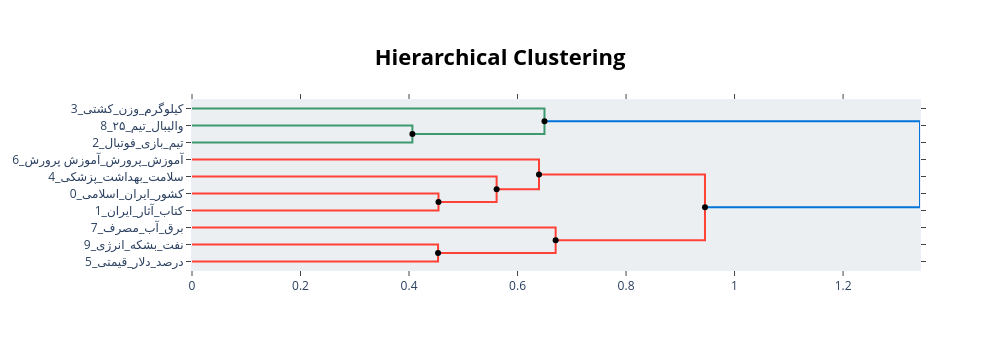

Write notebook code for a chart like this one.
### Code cell
fig = finetuned_topic_model.visualize_hierarchy(
    hierarchical_topics=hierarchical_topics
)

fig.show()

### Figure 1 — Plotly figure (JSON) as saved in the notebook; plotly's stock layout.template omitted (floating-point values rounded to 4 significant figures)
{"data": [{"hoverinfo": "text", "marker": {"color": "rgb(61,153,112)"}, "mode": "lines", "text": ["والیبال_تیم_۲۵_تیم ملی_ایران", "", "", "تیم_بازی_فوتبال_بازیکنان_لیگ"], "type": "scatter", "x": [0.0, 0.4062, 0.4062, 0.0], "xaxis": "x", "y": [-15.0, -15.0, -25.0, -25.0], "yaxis": "y"}, {"hoverinfo": "text", "marker": {"color": "rgb(61,153,112)"}, "mode": "lines", "text": ["کیلوگرم_وزن_کشتی_مدال_مسابقات", "", "", "تیم_بازی_تیم ملی_ایران_ملی"], "type": "scatter", "x": [0.0, 0.6496, 0.6496, 0.4062], "xaxis": "x", "y": [-5.0, -5.0, -20.0, -20.0], "yaxis": "y"}, {"hoverinfo": "text", "marker": {"color": "rgb(255,65,54)"}, "mode": "lines", "text": ["کشور_ایران_اسلامی_جنگ_انقلاب", "", "", "کتاب_آثار_ایران_موسیقی_نمایش"], "type": "scatter", "x": [0.0, 0.4543, 0.4543, 0.0], "xaxis": "x", "y": [-55.0, -55.0, -65.0, -65.0], "yaxis": "y"}, {"hoverinfo": "text", "marker": {"color": "rgb(255,65,54)"}, "mode": "lines", "text": ["سلامت_بهداشت_پزشکی_دارو_بیماری", "", "", "ایران_کشور_اسلامی_جنگ_قرار"], "type": "scatter", "x": [0.0, 0.5614, 0.5614, 0.4543], "xaxis": "x", "y": [-45.0, -45.0, -60.0, -60.0], "yaxis": "y"}, {"hoverinfo": "text", "marker": {"color": "rgb(255,65,54)"}, "mode": "lines", "text": ["آموزش_پرورش_آموزش پرورش_مدارس_دانشآموزان", "", "", "ایران_کشور_اسلامی_جنگ_قرار"], "type": "scatter", "x": [0.0, 0.6395, 0.6395, 0.5614], "xaxis": "x", "y": [-35.0, -35.0, -52.5, -52.5], "yaxis": "y"}, {"hoverinfo": "text", "marker": {"color": "rgb(255,65,54)"}, "mode": "lines", "text": ["نفت_بشکه_انرژی_افزایش_دلار", "", "", "درصد_دلار_قیمتی_تغییرات_کاهش"], "type": "scatter", "x": [0.0, 0.4535, 0.4535, 0.0], "xaxis": "x", "y": [-85.0, -85.0, -95.0, -95.0], "yaxis": "y"}, {"hoverinfo": "text", "marker": {"color": "rgb(255,65,54)"}, "mode": "lines", "text": ["برق_آب_مصرف_انرژی_کشور", "", "", "درصد_دلار_افزایش_نفت_کاهش"], "type": "scatter", "x": [0.0, 0.6702, 0.6702, 0.4535], "xaxis": "x", "y": [-75.0, -75.0, -90.0, -90.0], "yaxis": "y"}, {"hoverinfo": "text", "marker": {"color": "rgb(255,65,54)"}, "mode": "lines", "text": ["کشور_ایران_اسلامی_قرار_جنگ", "", "", "درصد_برق_دلار_افزایش_کاهش"], "type": "scatter", "x": [0.6395, 0.9455, 0.9455, 0.6702], "xaxis": "x", "y": [-43.75, -43.75, -82.5, -82.5], "yaxis": "y"}, {"hoverinfo": "text", "marker": {"color": "rgb(0,116,217)"}, "mode": "lines", "text": ["تیم_ایران_بازی_تیم ملی_کیلوگرم", "", "", "کشور_ایران_قرار_اسلامی_جنگ"], "type": "scatter", "x": [0.6496, 1.342, 1.342, 0.9455], "xaxis": "x", "y": [-12.5, -12.5, -63.12, -63.12], "yaxis": "y"}, {"hoverinfo": "text", "hovertext": ["کشور_ایران_اسلامی_قرار_جنگ", "تیم_ایران_بازی_تیم ملی_کیلوگرم"], "marker": {"color": "black"}, "mode": "markers", "showlegend": false, "type": "scatter", "x": [0.6395, 0.6496], "y": [-43.75, -12.5]}, {"hoverinfo": "text", "hovertext": ["تیم_بازی_تیم ملی_ایران_ملی", "ایران_کشور_اسلامی_جنگ_قرار", "ایران_کشور_اسلامی_جنگ_قرار", "درصد_دلار_افزایش_نفت_کاهش", "درصد_برق_دلار_افزایش_کاهش", "کشور_ایران_قرار_اسلامی_جنگ"], "marker": {"color": "black"}, "mode": "markers", "showlegend": false, "type": "scatter", "x": [0.4062, 0.4543, 0.5614, 0.4535, 0.6702, 0.9455], "y": [-20, -60, -52.5, -90, -82.5, -63.12]}], "layout": {"autosize": false, "height": 350, "hoverlabel": {"bgcolor": "white", "font": {"family": "Rockwell", "size": 16}}, "hovermode": "closest", "plot_bgcolor": "#ECEFF1", "showlegend": false, "title": {"font": {"color": "Black", "size": 22}, "text": "<b>Hierarchical Clustering</b>", "x": 0.5, "xanchor": "center", "yanchor": "top"}, "width": 1000, "xaxis": {"mirror": "allticks", "rangemode": "tozero", "showgrid": false, "showline": true, "showticklabels": true, "ticks": "outside", "type": "linear", "zeroline": false}, "yaxis": {"mirror": "allticks", "range": [-100, 0], "rangemode": "tozero", "showgrid": false, "showline": true, "showticklabels": true, "tickmode": "array", "ticks": "outside", "ticktext": ["3_کیلوگرم_وزن_کشتی", "8_والیبال_تیم_۲۵", "2_تیم_بازی_فوتبال", "6_آموزش_پرورش_آموزش پرورش", "4_سلامت_بهداشت_پزشکی", "0_کشور_ایران_اسلامی", "1_کتاب_آثار_ایران", "7_برق_آب_مصرف", "9_نفت_بشکه_انرژی", "5_درصد_دلار_قیمتی"], "tickvals": [-5, -15, -25, -35, -45, -55, -65, -75, -85, -95], "type": "linear", "zeroline": false}}}
